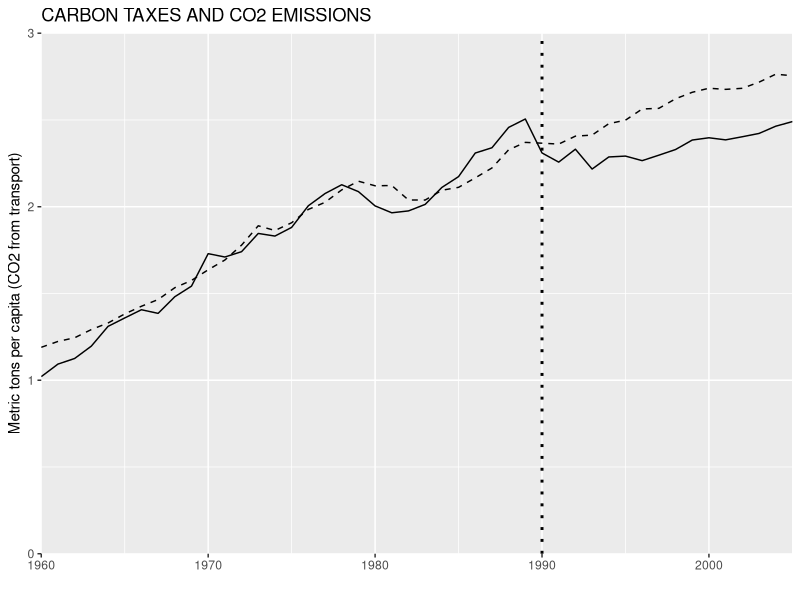
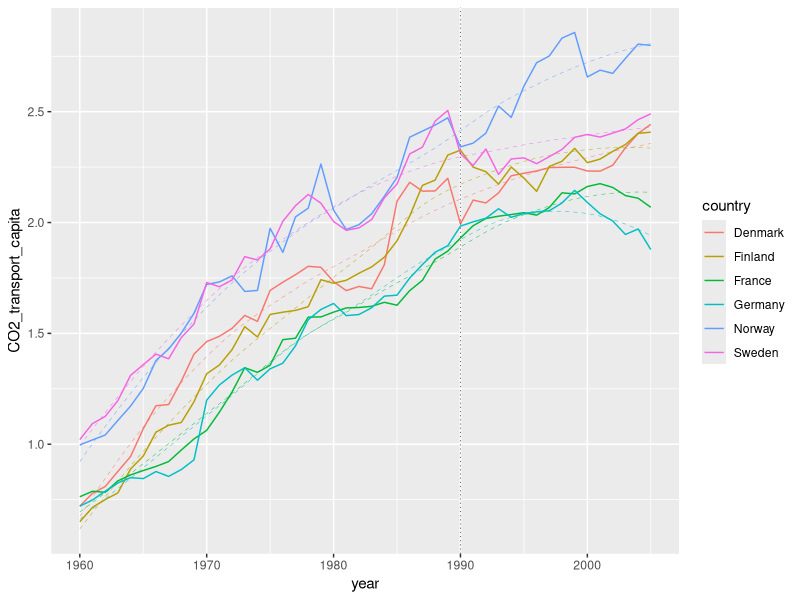

Recreate these plots in R, in order.
#Assignment for Economic Policy, Winter Semester 21/22


#Authors:

#Marvin Müller
#Fabian Sturmberg
#Lionel Lütgering


#Libraries --------
#install.packages("haven")
library (haven)
library(ggplot2)
library(dplyr)

library(tidyverse)
library(sandwich)
library(lmtest)

#Data Import --------
carbontax_data <- read_dta("Data/carbontax_fullsample_data.dta")
CO2_data <- read_dta("Data/CO2_Graph.dta")


#Nr. 2 ------
figure_3 <- ggplot2::ggplot(data = CO2_data,
                            mapping = aes(year)
                            )+
  geom_line(aes(y=CO2_OECD), linetype = "dashed")+
  geom_line(aes(y=CO2_Sweden))+
  coord_cartesian(xlim = c(1960,2005), ylim = c(0.0,3.0),expand = FALSE)+
  xlab("")+
  ylab("Metric tons per capita (CO2 from transport)")+
  labs(title = "CARBON TAXES AND CO2 EMISSIONS")+
  geom_vline(xintercept = 1990, linetype = "dotted",size=1)

figure_3


#Nr. 3 -------

carbontax_data_sample <- carbontax_data%>%
  filter(country=="Sweden" |country=="Denmark"|country=="Finland"|
           country=="Norway"|country=="Germany"|country=="France")

summary(carbontax_data_sample)
glimpse(carbontax_data_sample)

countries <- c("Sweden","Denmark","Finland","Norway","Germany","France")


carbontax_data_sample_pre <- carbontax_data_sample %>%
  filter(year <= 1989 & year >= 1980)

carbontax_data_sample_post <- carbontax_data_sample %>%
  filter(year > 1990 & year <=2000)

avg_table_pre <- matrix(c(1:36), ncol=6, byrow=TRUE)
colnames(avg_table_pre) <- c('Sweden','Denmark','Finland','Norway','Germany','France')
rownames(avg_table_pre) <- c('CO2 from transport','GDP per capita','Gasoline consumption per capita', 
                         'Motor vehicles (per 1,000 people', 'Urban population','Population density')
#avg_table_pre <- as.table(avg_table_pre)

avg_table_post <- matrix(c(1:36), ncol=6, byrow=TRUE)
colnames(avg_table_post) <- c('Sweden','Denmark','Finland','Norway','Germany','France')
rownames(avg_table_post) <- c('CO2 from transport','GDP per capita','Gasoline consumption per capita', 
                             'Motor vehicles (per 1,000 people', 'Urban population','Population density')
#avg_table_post <- as.table(avg_table_post)

#pre
swe_df_pre <- carbontax_data_sample_pre%>%
  filter(country == "Sweden")
den_df_pre <- carbontax_data_sample_pre%>%
  filter(country == "Denmark")
fin_df_pre <- carbontax_data_sample_pre%>%
  filter(country == "Finland")
nor_df_pre <- carbontax_data_sample_pre%>%
  filter(country == "Norway")
ger_df_pre <- carbontax_data_sample_pre%>%
  filter(country == "Germany")
fra_df_pre <- carbontax_data_sample_pre%>%
  filter(country == "France")

#post
swe_df_post <- carbontax_data_sample_post%>%
  filter(country == "Sweden")
den_df_post <- carbontax_data_sample_post%>%
  filter(country == "Denmark")
fin_df_post <- carbontax_data_sample_post%>%
  filter(country == "Finland")
nor_df_post <- carbontax_data_sample_post%>%
  filter(country == "Norway")
ger_df_post <- carbontax_data_sample_post%>%
  filter(country == "Germany")
fra_df_post <- carbontax_data_sample_post%>%
  filter(country == "France")

#pre
for(i in 4:9){
    avg_table_pre[i-3,1] = mean(swe_df_pre[[i]])
    avg_table_pre[i-3,2] = mean(den_df_pre[[i]])
    avg_table_pre[i-3,3] = mean(fin_df_pre[[i]])
    avg_table_pre[i-3,4] = mean(nor_df_pre[[i]])
    avg_table_pre[i-3,5] = mean(ger_df_pre[[i]])
    avg_table_pre[i-3,6] = mean(fra_df_pre[[i]])
    }

#post
for(i in 4:9){
  avg_table_post[i-3,1] = mean(swe_df_post[[i]])
  avg_table_post[i-3,2] = mean(den_df_post[[i]])
  avg_table_post[i-3,3] = mean(fin_df_post[[i]])
  avg_table_post[i-3,4] = mean(nor_df_post[[i]])
  avg_table_post[i-3,5] = mean(ger_df_post[[i]])
  avg_table_post[i-3,6] = mean(fra_df_post[[i]])
  }



task_3_plot_1 <- ggplot2::ggplot(data=carbontax_data_sample,
                                 aes(year,CO2_transport_capita,
                                     group = country,
                                     color = country))+
  geom_smooth(se=F,linetype = "dashed",size=0.15)+#dashed line that shows prediction of regression for each country
  geom_line()+#straight line that connects data points of each country
  geom_vline(xintercept = 1990, linetype = "dotted",size=0.2)#Sweden Treatment

task_3_plot_1




#Nr. 5 -----
##Generating Indicator Variables---------

carbontax_working <- carbontax_data
carbontax_working <- carbontax_working %>%
  mutate(sweden_indicator = ifelse(country == "Sweden", 1, 0))

carbontax_working <- carbontax_working %>%
  mutate(post_indicator = ifelse(year >= 1990, 1, 0))

##Creating Regressions -----

reg1 <- lm(CO2_transport_capita ~ . + post_indicator*sweden_indicator - Countryno, data = carbontax_working)
summary(reg1) #using non robust standard errors
coeftest(reg1, vcov = vcovHAC(reg1)) #using heteroskedasticity and autocorrelation-consistent standard errors
#with robust standard errors variables are a lot less significant overall
#Treatment Dummy is highly significant
#sweden_indicator is NA because there are too many dummy variables


reg2_sample <- carbontax_working %>%
  filter(country == "Sweden" | country == "Finland" | country == "Norway" | country == "Germany" | country == "France" | country == "Denmark")

reg2 <- lm(CO2_transport_capita ~ . + post_indicator*sweden_indicator - Countryno, data = reg2_sample)
summary(reg2)
coeftest(reg2, vcov = vcovHAC(reg2)) #using robust standard errors
#Treatment Dummy is highly significant but lower in value


reg3_sample <- carbontax_working %>%
  filter(country == "Sweden" | country == "Finland" | country == "Norway" | country == "Denmark")

reg3 <- lm(CO2_transport_capita ~ . + post_indicator*sweden_indicator - Countryno, data = reg3_sample)
summary(reg3)
coeftest(reg3, vcov = vcovHAC(reg3))
#Treatment Dummy is still significant


reg4_sample <- carbontax_working %>%
  filter(country == "Sweden" | country == "Finland" | country == "Norway" | country == "Denmark")

reg4 <- lm(CO2_transport_capita ~ country + year + sweden_indicator + post_indicator + post_indicator*sweden_indicator, data = reg4_sample)
summary(reg4)
coeftest(reg4, vcov = vcovHAC(reg4))
#Treatment Dummy is still significant
